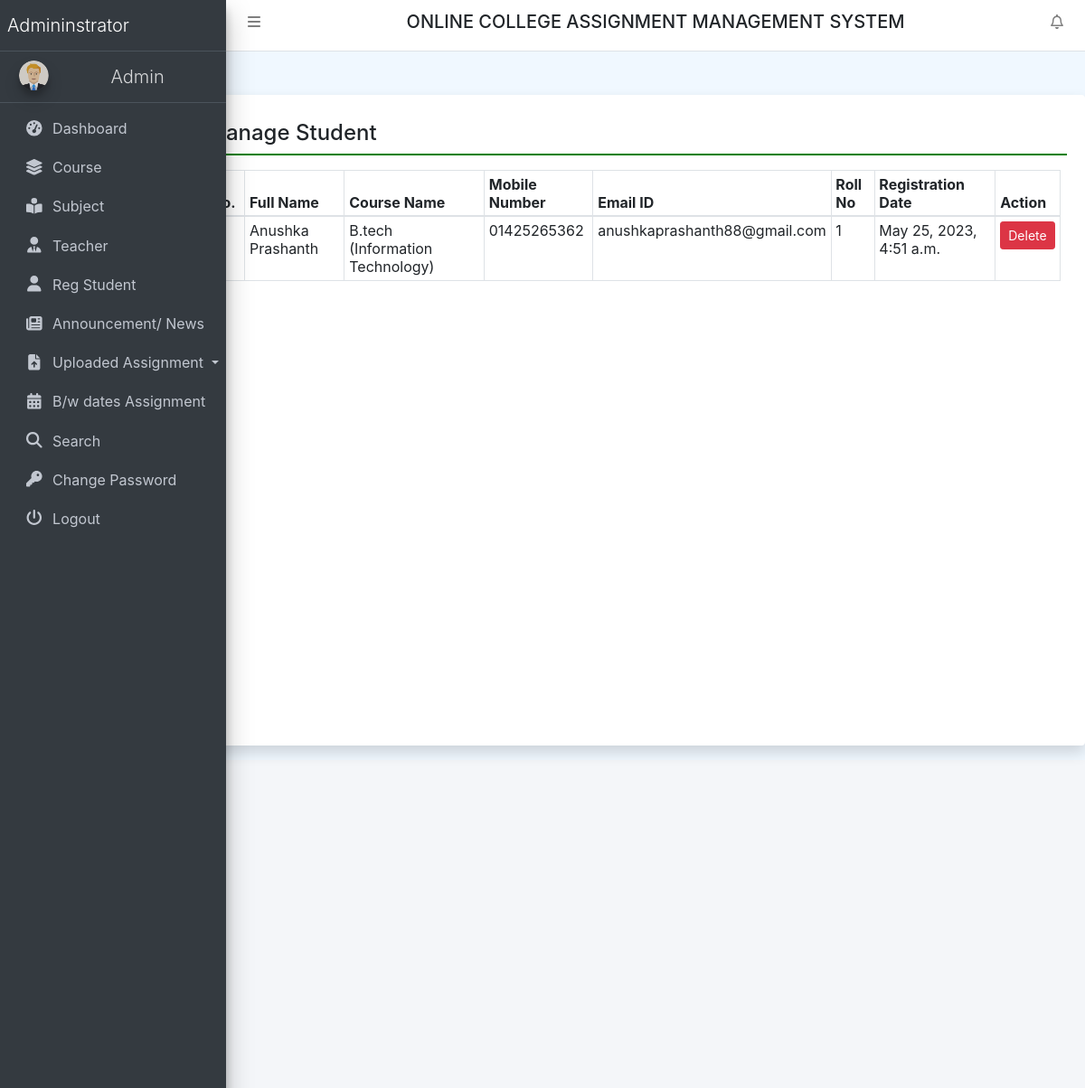
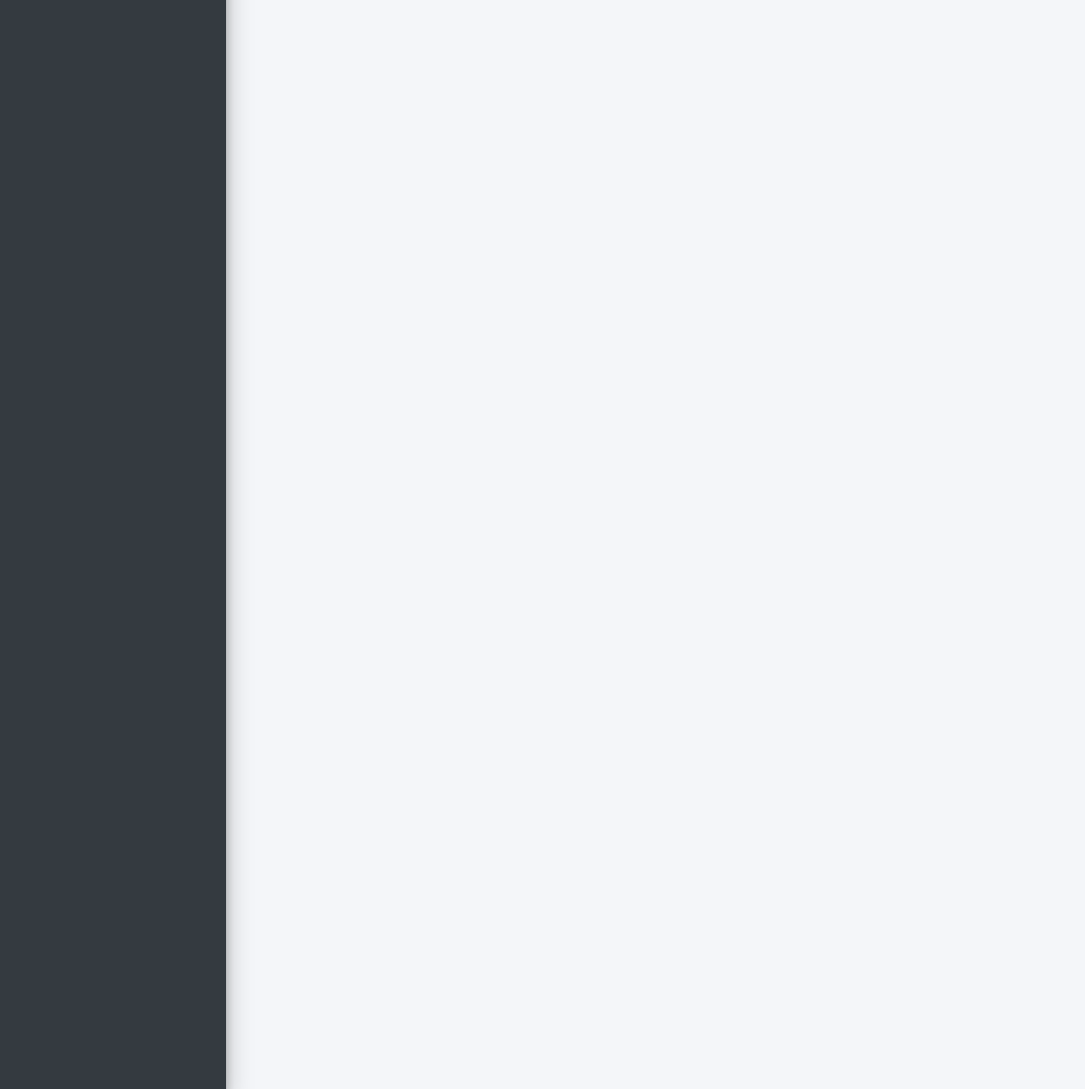
The page /regUser (signed in) on the database its author committed (2 pictures, top to bottom).
### collegeAssignment/models.py (models this page shows, shortened)
class UserDetail(models.Model):
    user = models.ForeignKey(User, on_delete=models.CASCADE)
    MobileNumber = models.CharField(max_length=200, null=True)
    course = models.ForeignKey(Course, on_delete=models.CASCADE)
    RollNumber = models.CharField(max_length=200, null=True)
    RegDate = models.DateTimeField(auto_now_add=True)

class Course(models.Model):
    BranchName = models.CharField(max_length=150, null=True)
    CourseName = models.CharField(max_length=200, null=True)
    CreationDate = models.DateTimeField(auto_now_add=True)

### collegeAssignment/views.py (the view)
# urls.py: path('regUser', regUser, name='regUser'),
def regUser(request):
    if not request.user.is_authenticated:
        return redirect('admin_login')
    userDtls = UserDetail.objects.all()
    return render(request, 'regUser.html', locals())

### collegeAssignment/templates/regUser.html
{% extends 'header.html' %}
{% block main %}
<div class="card shadow mt-5 offset-2" style="min-height: 90vh">
    <div class="card-body">
        <h4 class="p-2" style="border-bottom: 2px solid green;">Manage
            Student</h4>
        <div class="container-fluid mt-3">
            <table class="table table-bordered table-sm">
                <thead>
                <tr>
                    <th>S No.</th>
                    <th>Full Name</th>
                    <th>Course Name</th>
                    <th>Mobile Number</th>
                    <th>Email ID</th>
                    <th>Roll No</th>
                    <th>Registration Date</th>
                    <th>Action</th>
                </tr>
                </thead>
                <tbody>
                {% for i in userDtls %}
                <tr>
                    <td>{{forloop.counter}}</td>
                    <td>{{i.user.first_name}} {{i.user.last_name}}</td>
                    <td>{{i.course.CourseName}} ({{i.course.BranchName}})</td>
                    <td>{{i.MobileNumber}}</td>
                    <td>{{i.user.username}}</td>
                    <td>{{i.RollNumber}}</td>
                    <td>{{i.RegDate}}</td>
                    <td><a onclick="return confirm('Are you sure to Delete')" href="{% url 'deleteUser' i.user.id %}"
                           class="btn btn-sm btn-danger">Delete</a></td>
                </tr>
                {% endfor %}
                </tbody>
            </table>
        </div>
    </div>
</div>
{% endblock %}

### collegeAssignment/templates/header.html (style rules this page uses)
body { background-color: aliceblue; }

### rows shown on the page
UserDetail: user.first_name "Anushka", user.last_name "Prashanth", course.CourseName "B.tech", course.BranchName "Information Technology", MobileNumber "01425265362", user.username "anushkaprashanth88@gmail.com", RollNumber "1", RegDate "May 25, 2023, 4:51 a.m."
